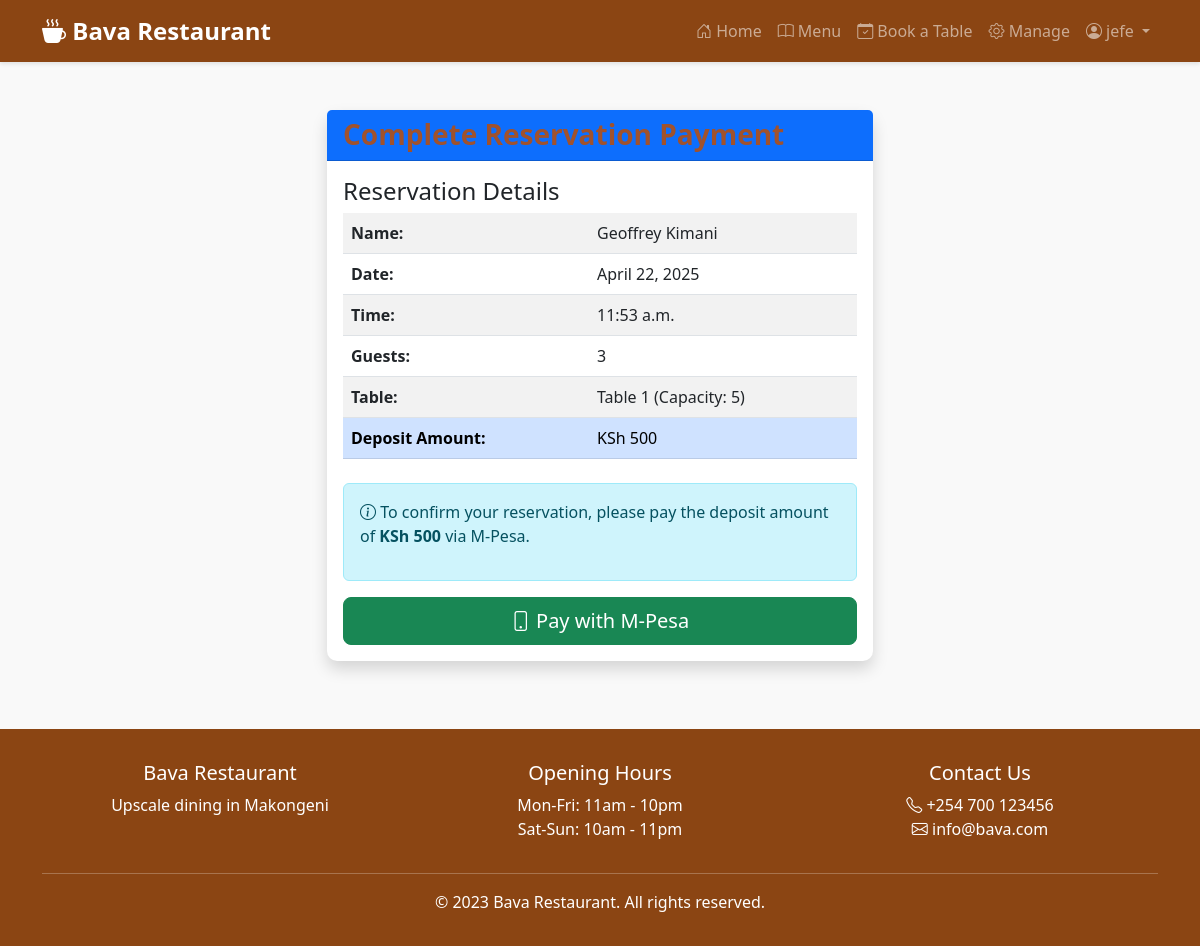
Page /payment/4/ (signed in) on the committed database.
### restaurant/models.py (models this page shows, shortened)
class Reservation(models.Model):
    PAYMENT_METHOD_CHOICES = [
        ('mpesa', 'Mpesa'),
        ('cash', 'Cash'),
    ]
    user = models.ForeignKey(User, on_delete=models.CASCADE, null=True, blank=True)
    customer_name = models.CharField(max_length=100)
    customer_email = models.EmailField()
    customer_phone = models.CharField(max_length=15)
    table = models.ForeignKey(Table, on_delete=models.CASCADE)
    reservation_date = models.DateField()
    reservation_time = models.TimeField()
    number_of_guests = models.PositiveIntegerField()
    special_requests = models.TextField(blank=True)
    created_at = models.DateTimeField(auto_now_add=True)
    is_confirmed = models.BooleanField(default=False)
    payment_method = models.CharField(
        max_length=10,
        choices=PAYMENT_METHOD_CHOICES,
        default='cash'
    )
    deposit_amount = models.DecimalField(max_digits=6, decimal_places=2, default=0)

class Table(models.Model):
    table_number = models.CharField(max_length=10, unique=True)
    capacity = models.PositiveIntegerField()
    is_available = models.BooleanField(default=True)
    def __str__(self):
        return f"Table {self.table_number} (Capacity: {self.capacity})"

### restaurant/views.py (the view)
# urls.py: path('payment/<int:reservation_id>/', views.payment_page, name='payment_page'),
@login_required(login_url='login')
def payment_page(request, reservation_id):
    try:
        reservation = Reservation.objects.get(id=reservation_id, user=request.user)
        deposit_amount = settings.TABLE_RESERVATION_DEPOSIT
        return render(request, 'payment.html', {
            'reservation': reservation,
            'deposit_amount': deposit_amount
        })
    except Reservation.DoesNotExist:
        messages.error(request, "Reservation not found or you don't have permission to access it.")
        return redirect('home')

### templates/payment.html (shortened to what this page needs)
{% extends 'base.html' %}
{% block content %}
<div class="row justify-content-center">
    <div class="col-md-6">
        <div class="card shadow">
            <div class="card-header bg-primary text-white">
                <h3 class="card-title mb-0">Complete Reservation Payment</h3>
            </div>
            <div class="card-body">
                <div class="reservation-details mb-4">
                    <h4>Reservation Details</h4>
                    <table class="table table-striped">
                        <tr>
                            <th>Name:</th>
                            <td>{{ reservation.customer_name }}</td>
                        </tr>
                        <tr>
                            <th>Date:</th>
                            <td>{{ reservation.reservation_date }}</td>
                        </tr>
                        <tr>
                            <th>Time:</th>
                            <td>{{ reservation.reservation_time }}</td>
                        </tr>
                        <tr>
                            <th>Guests:</th>
                            <td>{{ reservation.number_of_guests }}</td>
                        </tr>
                        <tr>
                            <th>Table:</th>
                            <td>{{ reservation.table }}</td>
                        </tr>
                        <tr class="table-primary">
                            <th>Deposit Amount:</th>
                            <td>KSh {{ deposit_amount }}</td>
                        </tr>
                    </table>
                </div>
                <div class="payment-instructions alert alert-info">
                    <p><i class="bi bi-info-circle"></i> To confirm your reservation, please pay the deposit amount of <strong>KSh {{ deposit_amount }}</strong> via M-Pesa.</p>
                </div>
                <div class="d-grid">
                    <button id="mpesaPayButton" class="btn btn-success btn-lg">
                        <i class="bi bi-phone"></i> Pay with M-Pesa
                    </button>
                </div>
            </div>
        </div>
    </div>
</div>
{% endblock %}

### templates/base.html (shortened to what this page needs)
<!DOCTYPE html>
<html lang="en">
<head>
    <link href="https://cdn.jsdelivr.net/npm/bootstrap@5.3.0/dist/css/bootstrap.min.css" rel="stylesheet">
    <link rel="stylesheet" href="https://cdn.jsdelivr.net/npm/bootstrap-icons@1.10.0/font/bootstrap-icons.css">
</head>
<body>
    <nav class="navbar navbar-expand-lg navbar-dark">
        <div class="container">
            <a class="navbar-brand" href="{% url 'home' %}">
                <i class="bi bi-cup-hot-fill"></i> Bava Restaurant
            </a>
            <div class="collapse navbar-collapse" id="navbarNav">
                <ul class="navbar-nav ms-auto">
                    <li class="nav-item">
                        <a class="nav-link" href="{% url 'home' %}"><i class="bi bi-house-door"></i> Home</a>
                    </li>
                    <li class="nav-item">
                        <a class="nav-link" href="{% url 'menu' %}"><i class="bi bi-book"></i> Menu</a>
                    </li>
                    <li class="nav-item">
                        <a class="nav-link" href="{% url 'book_table' %}"><i class="bi bi-calendar-check"></i> Book a Table</a>
                    </li>
                    {% if user.is_authenticated %}
                        {% if user.is_staff %}
                            <li class="nav-item">
                                <a class="nav-link" href="{% url 'manage' %}"><i class="bi bi-gear"></i> Manage</a>
                            </li>
                        {% endif %}
                        <li class="nav-item dropdown">
                            <a class="nav-link dropdown-toggle" href="#" id="navbarDropdown" role="button"
                               data-bs-toggle="dropdown" aria-expanded="false">
                                <i class="bi bi-person-circle"></i> {{ user.username }}
                            </a>
                        </li>
                    {% endif %}
                </ul>
            </div>
        </div>
    </nav>
    <main class="container my-5">
        {% block content %}{% endblock %}
    </main>
    <footer>
        <div class="container text-center">
            <div class="row">
                <div class="col-md-4">
                    <h5>Bava Restaurant</h5>
                    <p>Upscale dining in Makongeni</p>
                </div>
                <div class="col-md-4">
                    <h5>Opening Hours</h5>
                    <p>Mon-Fri: 11am - 10pm<br>Sat-Sun: 10am - 11pm</p>
                </div>
                <div class="col-md-4">
                    <h5>Contact Us</h5>
                    <p><i class="bi bi-telephone"></i> +254 700 123456<br>
                    <i class="bi bi-envelope"></i> info@bava.com</p>
                </div>
            </div>
            <hr style="background-color: white;">
            <p class="mb-0">&copy; 2023 Bava Restaurant. All rights reserved.</p>
        </div>
    </footer>
</body>
</html>

### templates/base.html (style rules this page uses)
:root { --primary-color: #8B4513; --secondary-color: #D2B48C; --accent-color: #A0522D; --light-color: #FFF8DC; }
body { background-color: #f9f9f9; font-family: 'Segoe UI', Tahoma, Geneva, Verdana, sans-serif; }
.navbar { background-color: var(--primary-color) !important; box-shadow: 0 2px 4px rgba(0,0,0,0.1); }
.navbar-brand { font-weight: 700; font-size: 1.5rem; }
.nav-link { font-weight: 500; }
.card { border: none; border-radius: 10px; box-shadow: 0 4px 6px rgba(0,0,0,0.1); transition: transform 0.3s ease; margin-bottom: 20px; }
.card-title { color: var(--accent-color); font-weight: 600; }
footer { background-color: var(--primary-color); color: white; padding: 2rem 0; margin-top: 3rem; }

### rows in the picture
Reservation: customer_name "Geoffrey Kimani", reservation_date "April 22, 2025", reservation_time "11:53 a.m.", number_of_guests "3", table "Table 1 (Capacity: 5)"

### other values in the picture
{{ user.username }} "jefe"
{{ deposit_amount }} "500"
